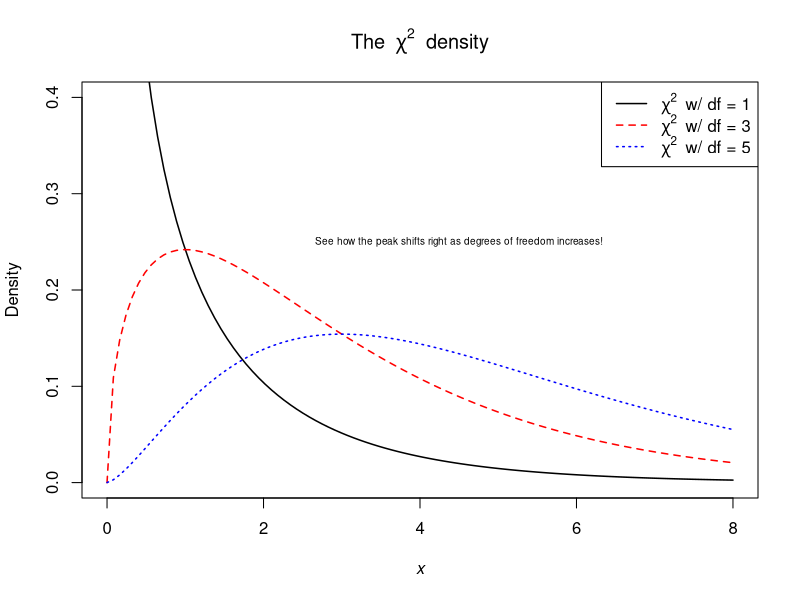
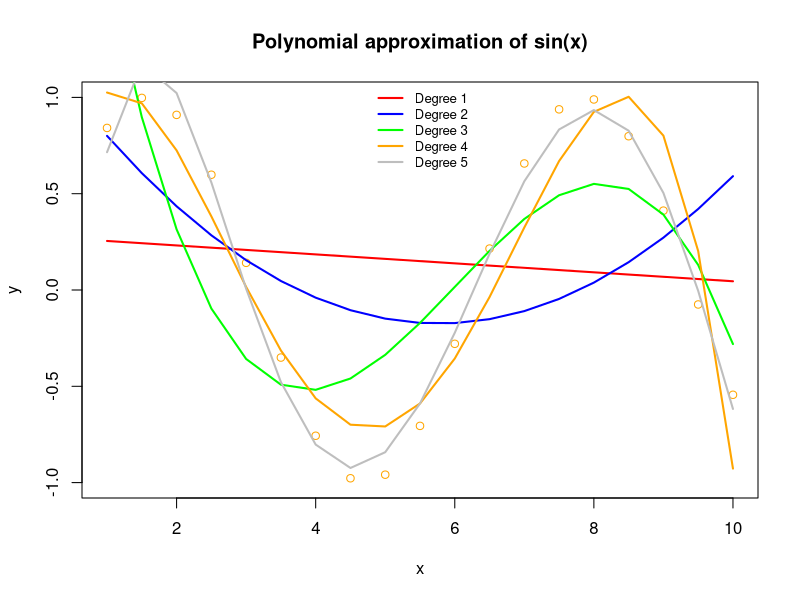

The R source for these figures, in order:
## ---- chunk 1
knitr::opts_chunk$set(echo = TRUE)
## ---- chunk 2
# Set up the x-axis values
x <- seq(0, 8, length.out = 100)

# Plot the first chi-square density curve
plot(x, dchisq(x, df = 1), type = "l", lwd = 1.5, col = "black",
     xlab = expression(italic(x)), ylab = "Density",
     main = expression("The " ~ chi^2 ~ " density"),
     ylim = c(0, 0.4))

# Add additional density curves
lines(x, dchisq(x, df = 3), col = "red", lwd = 1.5, lty = 2)
lines(x, dchisq(x, df = 5), col = "blue", lwd = 1.5, lty = 3)

# Add a legend
legend("topright", legend = c(expression(chi^2 ~ " w/ df = 1"),
                               expression(chi^2 ~ " w/ df = 3"),
                               expression(chi^2 ~ " w/ df = 5")),
       col = c("black", "red", "blue"), lty = c(1, 2, 3), lwd = 1.5)

# Add annotation
text(4.5, 0.25, "See how the peak shifts right as degrees of freedom increases!", cex = 0.6)

## ---- chunk 3
# Generate data
x <- seq(1, 10, 0.5)
y <- sin(x)

# Scatter plot of original data
plot(x, y, col = "orange", pch = 1, ylim = c(-1, 1),
     main = "Polynomial approximation of sin(x)",
     xlab = "x", ylab = "y")

# Degrees and corresponding colors
degrees <- 1:5
colors <- c("red", "blue", "green", "orange", "gray")

# Fit models and add lines
fits <- lapply(degrees, function(d) {
  model <- lm(y ~ poly(x, d, raw = TRUE))
  lines(x, model$fitted.values, col = colors[d], lwd = 2)
  return(model)
})

# Add legend
legend("top", 
       legend = paste("Degree", degrees), 
       col = colors, lwd = 2, bty = "n", cex = 0.8)
